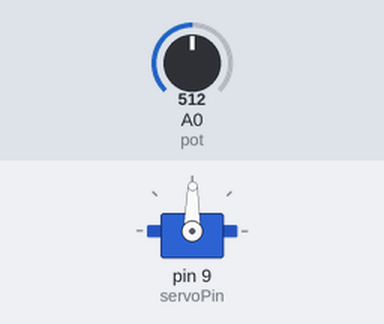
A sketch run on a simulated Arduino Uno, built with avr-gcc and run on an emulated ATmega328P. On the bench: servo. The inputs (shaded band) are chosen by the test bench; at power-on: A0 (pot) = 512.

Above: at 1.2 s.
1.3 s: A0 (pot) set to 716
At 2.1 s:
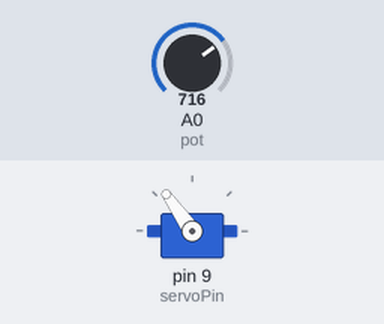
2.8 s: A0 (pot) set to 900
At 4.0 s:
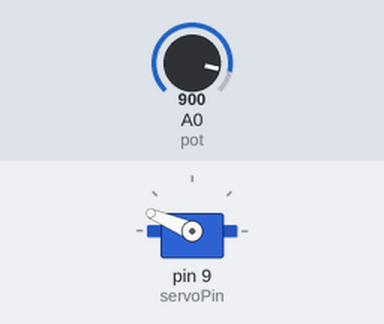
4.3 s: A0 (pot) set to 1023
At 5.5 s:
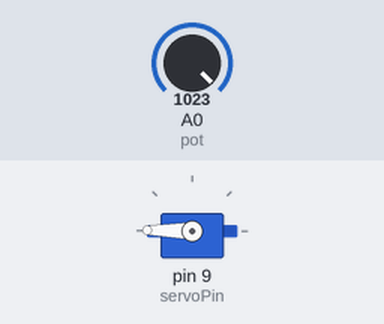
5.8 s: A0 (pot) set to 306
At 6.7 s:
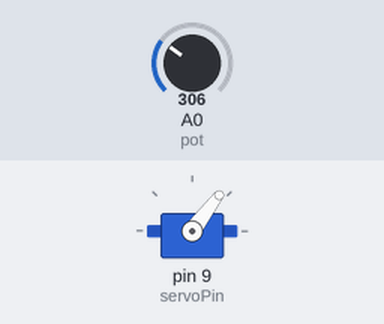
7.3 s: A0 (pot) set to 122
At 7.6 s:
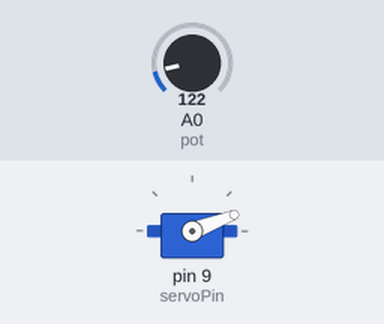
8.8 s: A0 (pot) set to 511
At 10.1 s:
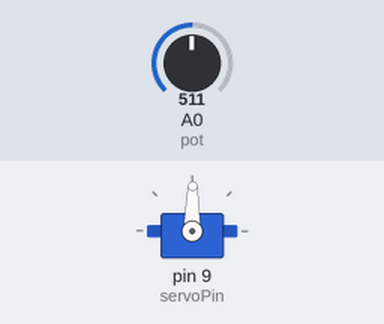
Timing chart, 0 to 11.3 s (numbered marks = the images above; inputs shaded):
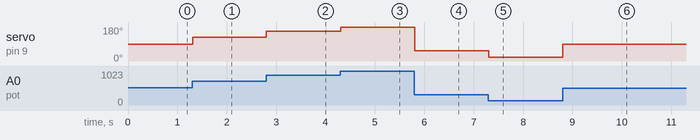

The sketch:

example4-ServoPotentiometer.ino
```cpp
#include <Servo.h>
const int servoPin = 9;

Servo servo;

int angle = 0;

const int pot = A0;
int potVal = 0;

void setup() {
  servo.attach(servoPin);
  pinMode(pot, INPUT);
}

void loop() {
  potVal = analogRead(pot);
  potVal = map(potVal, 0, 1023, 0, 179);
  servo.write(potVal);
  delay(10);
}
```

Measured:
- after the input at 1.3 s, servo on pin 9 (servoPin): 89° → 125° at once
- after the input at 2.8 s, servo on pin 9 (servoPin): 125° → 157° at once
- after the input at 4.3 s, servo on pin 9 (servoPin): 157° → 179° at once
- after the input at 5.8 s, servo on pin 9 (servoPin): 179° → 53° at once
- after the input at 7.3 s, servo on pin 9 (servoPin): 53° → 21° at once
- after the input at 8.8 s, servo on pin 9 (servoPin): 21° → 89° at once
